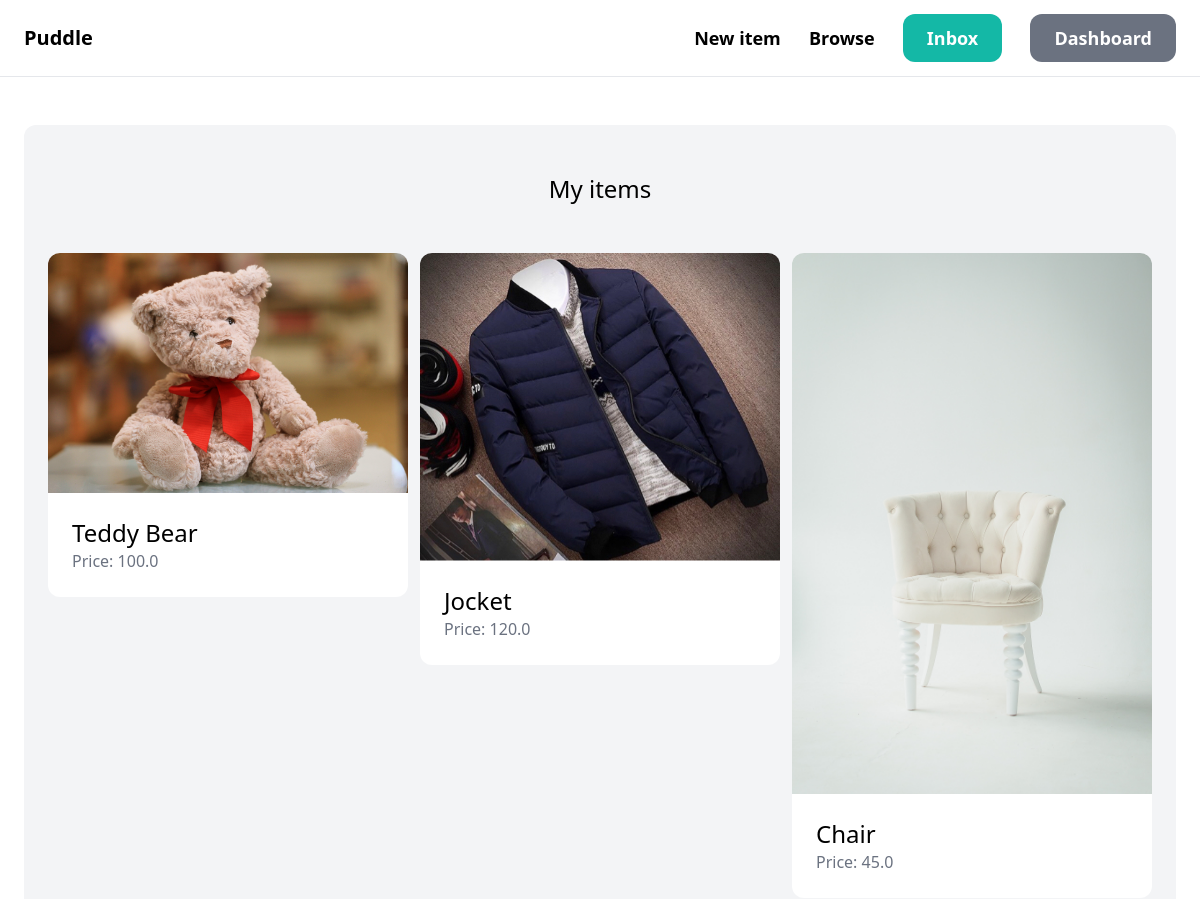
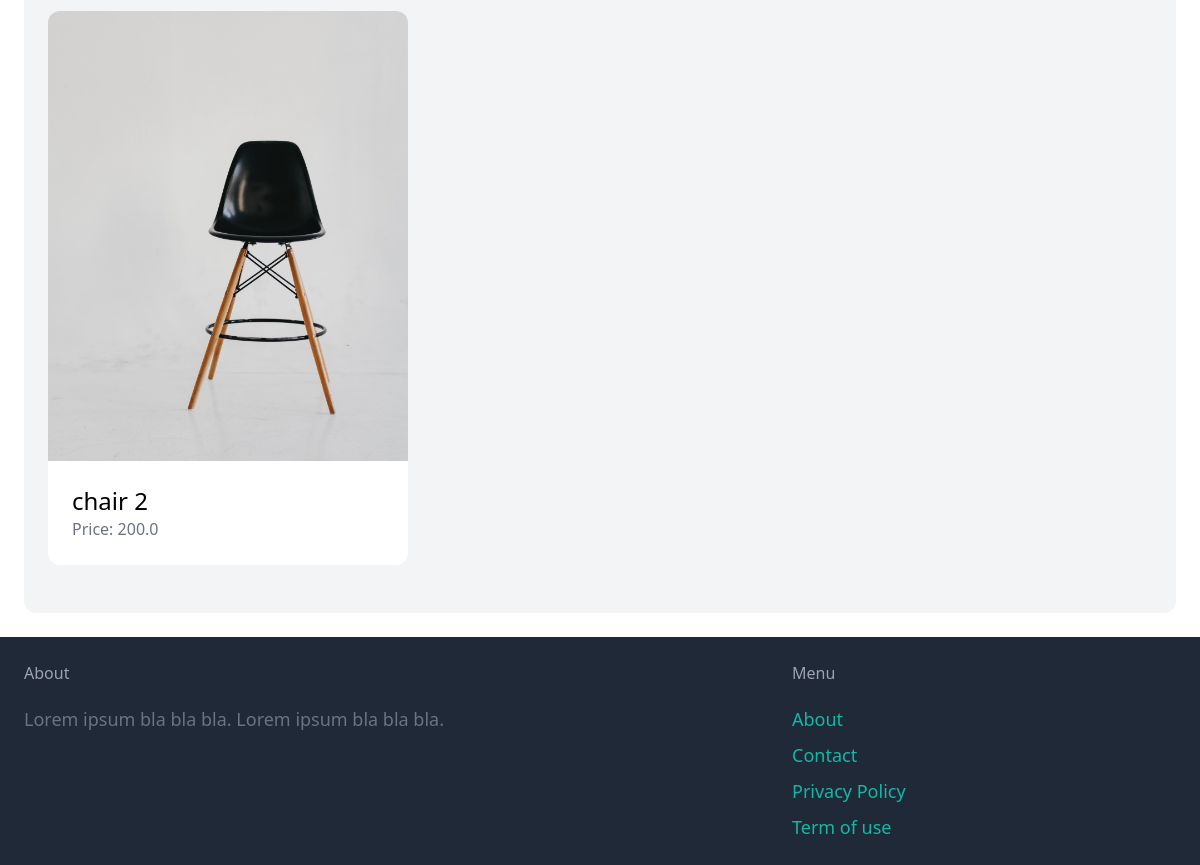
The page /dashboard/ (signed in) on the database its author committed (2 pictures, top to bottom).
### item/models.py (models this page shows, shortened)
class Item(models.Model):
    category = models.ForeignKey(Category, related_name='items', on_delete=models.CASCADE)
    name = models.CharField(max_length=255)
    description = models.TextField(blank=True, null=True)
    price = models.FloatField()
    image = models.ImageField(upload_to='item_images', blank=True, null=True)
    is_sold =models.BooleanField(default=False)
    created_by = models.ForeignKey(User, related_name='items', on_delete=models.CASCADE)
    created_at = models.DateTimeField(auto_now_add=True)

### dashboard/views.py (the view)
# urls.py: path('', views.index, name='index'),
@login_required
def index(request):
    items = Item.objects.filter(created_by=request.user)
    return render(request, 'dashboard/index.html', {
        'items':items,
    })

### dashboard/templates/dashboard/index.html (shortened to what this page needs)
{% extends "core/base.html" %}
{%  block content %}
    <div class='mt-6 px-6 py-12 bg-gray-100 rounded-xl'>
        <h3 class='mb-12 text-2xl text-center'>My items</h3>
        <div class='grid grid-cols-3 gap-3'>
            {% for item in items %}
                <div>
                    <a href="{% url 'item:detail' item.id %}">
                        <div>
                            <img src="{{ item.image.url }}" class="rounded-t-xl"  />
                        </div>
                        <div class="p-6 bg-white rounded-b-xl">
                            <h2 class='text-2xl'>{{ item.name }}</h2>
                            <p class='text-gray-500'>Price: {{ item.price }}</p>
                        </div>
                    </a>
                </div>
            {% endfor %}
        </div>
    </div>
{% endblock content %}

### rows shown on the page
Item: image (picture), name "Teddy Bear", price "100.0"
Item: image (picture), name "Jocket", price "120.0"
Item: image (picture), name "Chair", price "45.0"
Item: image (picture), name "chair 2", price "200.0"
